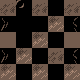

Below is a game level as drawn by its tile map, then a one-line description and the .tmx that defines it (tile-layer data replaced by summaries):
An orthogonal 5x5 tile map with 16x16 px tiles, 2 tile layers (background, platforms) and 2 objects (Player, Object).

<map version="1.0" orientation="orthogonal" width="5" height="5" tilewidth="16" tileheight="16">
 <tileset firstgid="1" name="plattform" tilewidth="16" tileheight="16">
  <image source="plattform.png" width="256" height="256" />
 </tileset>
 <layer name="background" width="5" height="5">
  <data>[25 cells, 25 non-empty, 5 distinct tile ids]</data>
 </layer>
 <layer name="platforms" width="5" height="5">
  <data>[25 cells, 21 non-empty, 6 distinct tile ids]</data>
 </layer>
 <objectgroup name="objects" width="5" height="5">
  <object name="start" type="Player" x="17" y="18" width="13" height="13" />
  <object name="level1" type="Object" x="48" y="0" width="16" height="16">
   <properties>
    <property name="class" value="Door" />
    <property name="level" value="plattform.tmx" />
    <property name="link" value="level2" />
   </properties>
  </object>
 </objectgroup>
</map>
